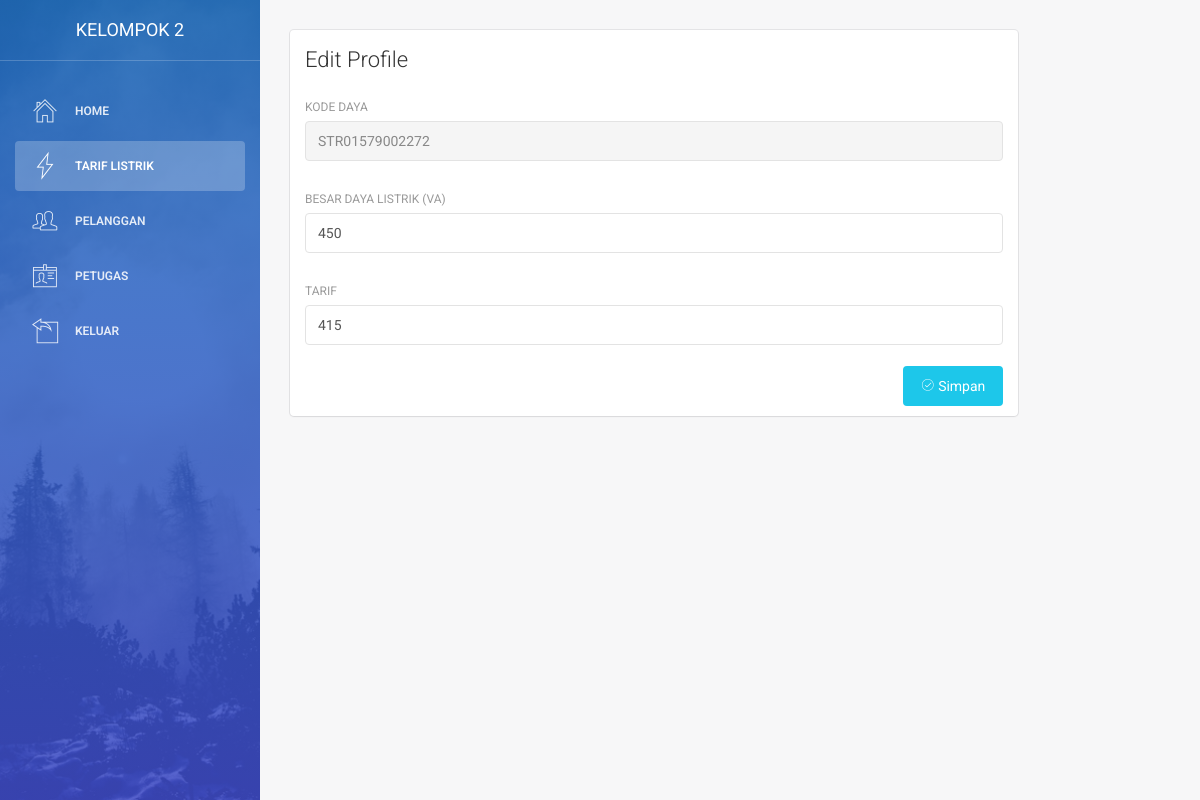
The page /index.php/listrik/edit/16 on the database its author committed.
### tables this page shows
CREATE TABLE `daya` (
  `id` int(11) NOT NULL,
  `kd_daya` varchar(255) NOT NULL,
  `daya` int(30) NOT NULL,
  `gol_tarif` int(30) NOT NULL
);

### application/controllers/Listrik.php (called while the page is built, shortened)
<?php
 class listrik extends CI_Controller
 {
 	public function __construct(){
 	$this->load->helper(array('url'));
 	$this->load->model('model_listrik');
 	}
 	public function edit($id){
 		$id = $this->uri->segment(3);
 		$data = array(
 			'title'		   => 'Edit Data Listrik',
 			'data_listrik' => $this->model_listrik->edit($id) );
 		$this->load->view('admin/listrik/edit_listrik',$data);
 	}
 } ?>

### index.php (called while the page is built, shortened)
<?php
require_once BASEPATH.'core/CodeIgniter.php';

### application/models/Model_listrik.php (called while the page is built, shortened)
<?php
class Model_listrik extends CI_model
{
 	public function edit($id){
 		$query = $this->db->where("id", $id)
 		->get("daya");
 		if ($query) {
 			return $query->row();
 		}else{
 			return false;
 		}
 	}
}
 ?>

### application/views/admin/listrik/edit_listrik.php (the view, shortened to what this page needs)
<!DOCTYPE html>
<html lang="en">
<head>
    <link href="<?php echo base_url('assets/css/bootstrap.min.css" rel="stylesheet') ?>" />
    <link href="<?php echo base_url('assets/css/animate.min.css" rel="stylesheet') ?>"/>
    <link href="<?php echo base_url('assets/css/light-bootstrap-dashboard.css?v=1.4.0') ?>" rel="stylesheet"/>
    <link href="<?php echo base_url('assets/css/demo.css" rel="stylesheet') ?>" />
    <link href="http://maxcdn.bootstrapcdn.com/font-awesome/4.2.0/css/font-awesome.min.css" rel="stylesheet">
    <link href="<?php echo base_url('assets/css/pe-icon-7-stroke.css" rel="stylesheet') ?>" />
</head>
<body>
<div class="wrapper">
    <div class="sidebar" data-color="blue" data-image="<?php echo base_url('assets/img/sidebar-5.jpg') ?>">
    	<div class="sidebar-wrapper">
            <div class="logo">
                <a href="#" class="simple-text">
                   Kelompok 2
                </a>
            </div>
            <ul class="nav">
                <li>
                    <a href="<?php echo base_url() ?>index.php/transaksi/">
                        <i class="pe-7s-home"></i>
                        <p>Home</p>
                    </a>
                </li>
                <li class="active">
                    <a href="<?php echo base_url() ?>index.php/listrik/">
                        <i class="pe-7s-gleam"></i>
                        <p>Tarif Listrik</p>
                    </a>
                </li>
                <li >
                    <a href="<?php echo base_url() ?>index.php/pelanggan/">
                        <i class="pe-7s-users"></i>
                        <p>Pelanggan </p>
                    </a>
                </li>
                <li >
                    <a href="<?php echo base_url() ?>index.php/petugas/">
                        <i class="pe-7s-id"></i>
                        <p>Petugas </p>
                    </a>
                </li>
                <li>
                    <a href="<?php echo base_url() ?>index.php/Login/">
                        <i class="pe-7s-back-2"></i>
                        <p>Keluar</p>
                    </a>
                </li>
            </ul>
    	</div>
    </div>
    <div class="main-panel">
        <div class="content">
            <div class="container-fluid">
                <div class="row">
                    <div class="col-md-10">
                        <div class="card">
                            <div class="header">
                                <h4 class="title">Edit Profile</h4>
                            </div>
                            <div class="content">
                            	<?php echo form_open('listrik/update') ?>
                                <form method="post">
                                    <div class="row">
                                        <div class="col-md-12">
                                            <div class="form-group">
                                            <label for="kd_daya">Kode Daya</label>
                                                <input readonly="readonly" class="form-control" value="<?php echo $data_listrik->kd_daya ?>" type="text" name="kd_daya">
                                            </div>
                                        </div>
                                    </div>
                                    <div class="row">
                                        <div class="col-md-12">
                                            <div class="form-group">
                                      		<label for="daya">Besar Daya Listrik (VA)</label>
												<input class="form-control" value="<?php echo $data_listrik->daya ?>" type="number" name="daya">
                                            </div>
                                        </div>
                                    </div>
                                    <div class="row">
                                        <div class="col-md-12">
                                            <div class="form-group">
                                              <label>Tarif</label><br>
												<input value="<?php echo $data_listrik->gol_tarif ?>" class="form-control" type="number" name="gol_tarif">
                                            </div>
                                        </div>
                                    </div>
                                    <button type="submit" class="btn btn-info btn-fill pull-right"><span class="pe-7s-check"></span>    Simpan</button>
                                    <div class="clearfix"></div>
                                </form>
                                <?php echo form_close() ?>
                            </div>
                        </div>
                    </div>
                </div>
            </div>
        </div>
    </div>
</div>
</body>
</html>

### rows shown on the page
daya: kd_daya "STR01579002272", daya "450", gol_tarif "415"
